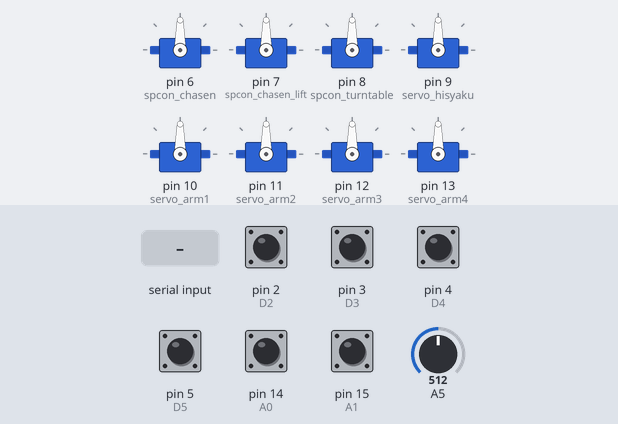
Bench run of a sketch on a simulated Arduino Uno, built with avr-gcc and run on an emulated ATmega328P. Shown: 8 × servo. The test bench sets the inputs (shaded band); at power-on: pin 2 (D2), pin 3 (D3), pin 4 (D4), pin 5 (D5), pin 14 (A0), pin 15 (A1) HIGH, A5 = 512. What the sketch prints to the serial monitor is not drawn.

Above: at 1.2 s.
1.3 s: "1\n" received over Serial
At 2.58 s:
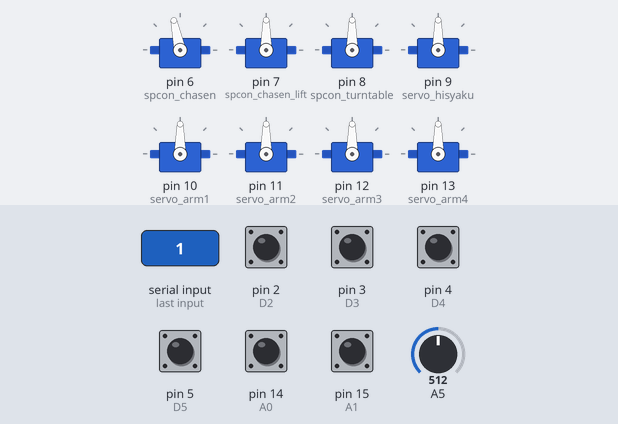
4.3 s: byte 53 ('5') received over Serial
At 7.0 s:
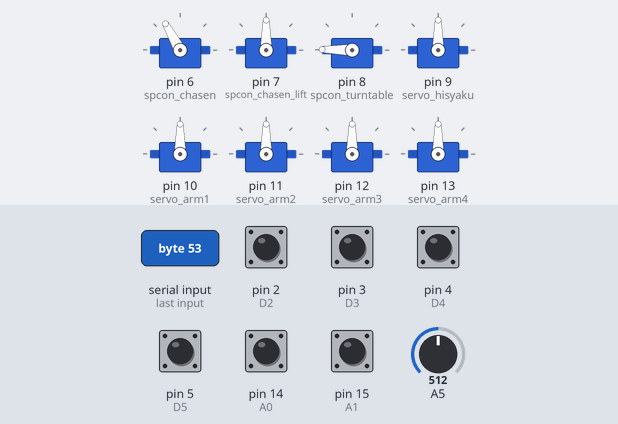
7.3 s: byte 49 ('1') received over Serial
At 7.49 s:
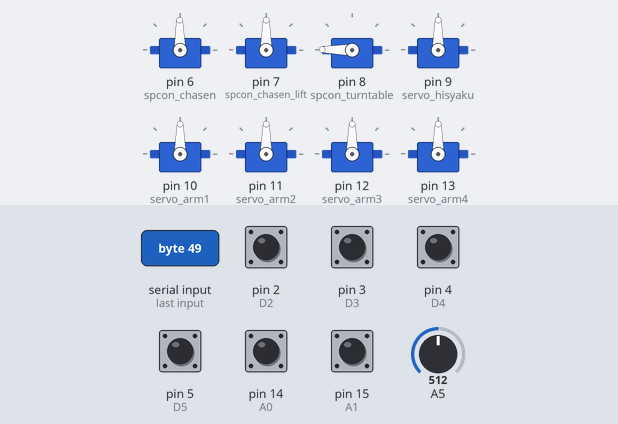
10.3 s: byte 50 ('2') received over Serial
13.3 s: byte 51 ('3') received over Serial
At 14.5 s:
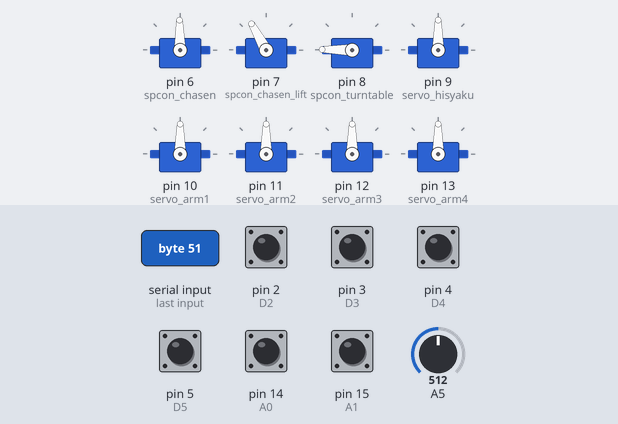
15.1 s: byte 111 ('o') received over Serial
At 16.8 s:
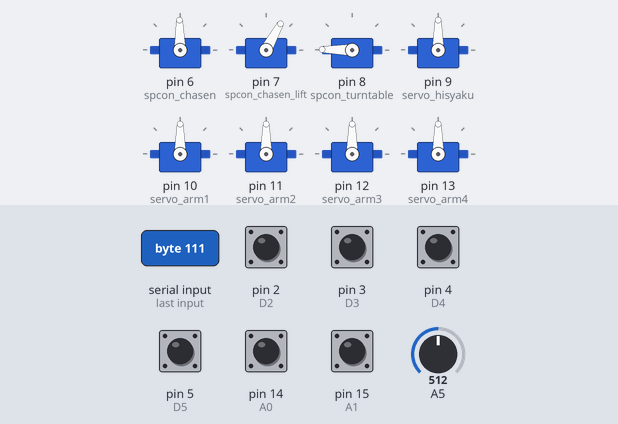
Timing chart, 0 to 17.9 s (numbered marks = the images above; inputs shaded):
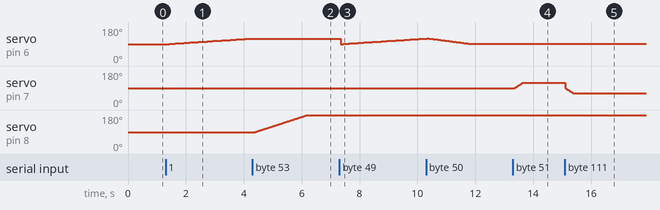

Measured:
- after the input at 1.3 s, servo on pin 6 (spcon_chasen): moves from 90° to 119° over 2.8 s, starting after 0.13 s
- after the input at 4.3 s, servo on pin 8 (spcon_turntable): moves from 90° to 179° over 1.8 s, starting after 0.10 s
- after the input at 7.3 s, servo on pin 6 (spcon_chasen): 119° → 90° after 0.05 s, → 91° 0.10 s later, → 92° 0.10 s later, → 93° 0.10 s later, … (30 changes in this stretch)
- after the input at 13.3 s, servo on pin 7 (spcon_chasen_lift): moves from 90° to 119° over 0.28 s, starting after 0.07 s
- after the input at 15.1 s, servo on pin 7 (spcon_chasen_lift): moves from 119° to 61° over 0.30 s, starting at once

The sketch:

chasen_171029.ino
```cpp
#include <Servo.h>

Servo spcon_chasen;
Servo spcon_chasen_lift;
Servo spcon_turntable;
Servo servo_hisyaku;
Servo servo_arm1;
Servo servo_arm2;
Servo servo_arm3;
Servo servo_arm4;


int spcon_stop_duty;
int spcon_cw_duty;
int spcon_ccw_duty;

int servo_stop_duty ;
int servo_cw_duty ;
int servo_ccw_duty ;

void setup() {
  // put your setup code here, to run once:

  //Input Port
  pinMode(2, INPUT_PULLUP);   //D2
  pinMode(3, INPUT_PULLUP);  //D3
  pinMode(4, INPUT_PULLUP);   //D4
  pinMode(5, INPUT_PULLUP);   //D5
  pinMode(14, INPUT_PULLUP);  //A0
  pinMode(15, INPUT_PULLUP);  //A1

  //OutPort
  spcon_chasen.attach(6);     //D6
  spcon_chasen_lift.attach(7);//D7
  spcon_turntable.attach(8);  //D8
  servo_hisyaku.attach(9);    //D9
  servo_arm1.attach(10);      //D10
  servo_arm2.attach(11);      //D11
  servo_arm3.attach(12);      //D12
  servo_arm4.attach(13);      //D13

  Serial.begin(9600); // open a serial connection to your computer
  Serial.setTimeout(10000UL); // タイムアウト設定（10秒）

  spcon_stop_duty = 90;
  spcon_cw_duty = 180;
  spcon_ccw_duty = 0;

  servo_stop_duty = 90;
  servo_cw_duty = 170;
  servo_ccw_duty = 10;


  spcon_chasen.write(spcon_stop_duty);
  spcon_chasen_lift.write(spcon_stop_duty);
  spcon_turntable.write(spcon_stop_duty);
  servo_hisyaku.write(servo_stop_duty);
  servo_arm1.write(servo_stop_duty);
  servo_arm2.write(servo_stop_duty);
  servo_arm3.write(servo_stop_duty);
  servo_arm4.write(servo_stop_duty);
}

void loop() {
  // put your main code here, to run repeatedly:
  int val_in_0 = 0;       //D2
  int val_in_1 = 0;       //D3
  int val_in_2 = 0;       //D4
  int val_in_3 = 0;       //D5
  int val_in_4 = 0;       //A0
  int val_in_5 = 0;       //A1
  int ana_in_1 = 0;       //A5

  int pc_input_char;


  val_in_0 = digitalRead(2);
  val_in_1 = digitalRead(3);
  val_in_2 = digitalRead(4);
  val_in_3 = digitalRead(5);
  val_in_4 = digitalRead(14);
  val_in_5 = digitalRead(15);
  ana_in_1 = analogRead(5);    // アナログピンを読み取る

  Serial.print("In:");       // 文字列を送信
  Serial.print("_in_0:");
  Serial.print(val_in_0);
  Serial.print("_in_1:");
  Serial.print(val_in_1);
  Serial.print("_in_2:");
  Serial.print(val_in_2);
  Serial.print("_in_3:");
  Serial.print(val_in_3);
  Serial.print("_in_4:");
  Serial.print(val_in_4);
  Serial.print("_in_5:");
  Serial.print(val_in_5);
  Serial.print("_ana_5:");
  Serial.print(ana_in_1);
  Serial.print("\n");

  // シリアルポートより1文字読み込む
  pc_input_char = Serial.read();
  int spcon_cw_duty_ch1 = 120;
  int spcon_cw_duty_ch2 = 120;
  int spcon_ccw_duty_ch2 = 60;
  int spcon_turntable_ccw = 0;
  int servo_arm1_ccw = 60;


  if (pc_input_char != -1 ) {
    // 読み込んだデータが -1 以外の場合以下の処理を行う
    switch (pc_input_char) {
      case '1':
        for (int i = spcon_stop_duty; i < spcon_cw_duty_ch1; i++) {
          spcon_chasen.write(i);
          delay(100);
        }
        break;
      case '2':
        for (int i = spcon_cw_duty_ch1; i > spcon_stop_duty; i--) {
          spcon_chasen.write(i);
          delay(50);
        }

        break;
      case '3':
        for (int i = spcon_stop_duty; i < spcon_cw_duty_ch2; i++) {
          spcon_chasen_lift.write(i);
          delay(10);

        }
        break;
      case '4':
        //  for (int i = spcon_cw_duty_ch2; i > spcon_stop_duty; i--) {
        spcon_chasen_lift.write(spcon_stop_duty);
        //    delay(10);
        //  }
        break;
      case 'o':
        for (int i = spcon_stop_duty; i > spcon_ccw_duty_ch2; i--) {
          spcon_chasen_lift.write(i);
          delay(10);
        }
        break;
      case 'p':
        // for (int i = spcon_ccw_duty_ch2; i > spcon_stop_duty; i++) {
        spcon_chasen_lift.write(spcon_stop_duty);
        //   delay(10);
        //}
        break;

      case '5':
        for (int i = spcon_stop_duty; i < spcon_cw_duty; i++) {
          spcon_turntable.write(i);
          delay(20);
        }
        break;
      case '6':
        //for (int i = spcon_cw_duty; i > spcon_stop_duty; i--) {
          spcon_turntable.write(spcon_stop_duty);
        //  delay(20);
        //}
        break;

      case 'l':
        //for (int i = spcon_cw_duty; i > spcon_stop_duty; i--) {
          spcon_turntable.write(spcon_turntable_ccw);
        //  delay(20);
        //}
        break;

      case '7':
        for (int i = servo_stop_duty; i < servo_cw_duty; i++) {
          servo_hisyaku.write(i);
          delay(20);
        }
        break;
      case '8':
        //for (int i = servo_cw_duty; i > servo_stop_duty; i--) {
          servo_hisyaku.write(spcon_stop_duty);
         // delay(20);
        //}
        break;
      case '9':
        for (int i = servo_stop_duty; i > servo_arm1_ccw; i--) {
          servo_arm1.write(i);
          delay(20);
        }
        //servo_arm1.write(servo_arm1_ccw);
        break;
      case '0':
        //for (int i = servo_cw_duty; i > servo_stop_duty; i--) {
       //   servo_arm1.write(servo_stop_duty);
        //  delay(20);
        //}

        for (int i = servo_arm1_ccw; i < servo_stop_duty; i++) {
          servo_arm1.write(i);
          delay(20);
        }

        break;
      case 'q':
        for (int i = servo_stop_duty; i > servo_ccw_duty; i--) {
          servo_arm2.write(i);
          delay(10);
        }
        break;
      case 'w':
        for (int i = servo_ccw_duty; i <servo_stop_duty; i++) {
          servo_arm2.write(i);
          delay(10);
        }
        break;
      case 'e':
        for (int i = servo_stop_duty; i < servo_cw_duty; i++) {
          servo_arm3.write(i);
          delay(20);
        }
        break;
      case 'r':
        for (int i = servo_cw_duty; i > servo_stop_duty; i--) {
          servo_arm3.write(i);
          delay(20);
        }

        break;
      case 't':
        for (int i = servo_stop_duty; i < servo_cw_duty; i++) {
          servo_arm4.write(i);
          delay(20);
        }
        break;
      case 'y':
//        for (int i = servo_cw_duty; i > servo_stop_duty; i--) {
          servo_arm4.write(servo_stop_duty);
//          delay(20);
 //       }
        break;

      case 'u':
        for (int i = servo_stop_duty; i > servo_ccw_duty; i--) {
          servo_arm4.write(i);
          delay(20);
        }
        break;

    }
  } else {
    // 読み込むデータが無い場合は何もしない

  }


}
```
